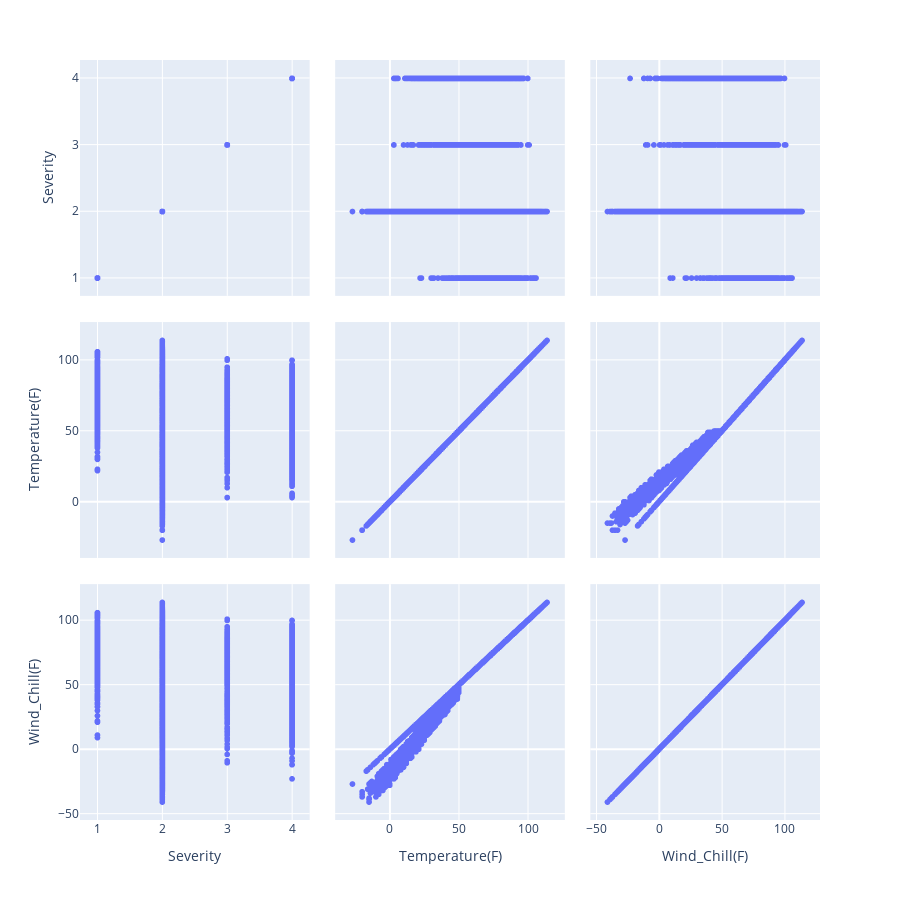

Notebook source saved alongside this figure:
### Markdown cell above
#### Pair plot between 3 values from the dataset

### Code cell
px.scatter_matrix(clean_dataset, dimensions=['Severity','Temperature(F)', 'Wind_Chill(F)'])

fig = px.scatter_matrix(clean_dataset, dimensions=['Severity','Temperature(F)', 'Wind_Chill(F)'], height=900)  # Update height of diagram to make more space for the names

fig.show()

### Figure 1 — Plotly figure (JSON) as saved in the notebook; plotly's stock layout.template omitted (floating-point values rounded to 4 significant figures; data arrays with more than 128 entries replaced by an {"elided": "..."} marker saying what was removed)
{"data": [{"dimensions": [{"axis": {"matches": true}, "label": "Severity", "values": {"elided": "45879 int values"}}, {"axis": {"matches": true}, "label": "Temperature(F)", "values": {"elided": "45879 float values"}}, {"axis": {"matches": true}, "label": "Wind_Chill(F)", "values": {"elided": "45879 float values"}}], "hovertemplate": "%{xaxis.title.text}=%{x}<br>%{yaxis.title.text}=%{y}<extra></extra>", "legendgroup": "", "marker": {"color": "#636efa", "symbol": "circle"}, "name": "", "showlegend": false, "type": "splom"}], "layout": {"dragmode": "select", "height": 900, "legend": {"tracegroupgap": 0}, "margin": {"t": 60}}}
